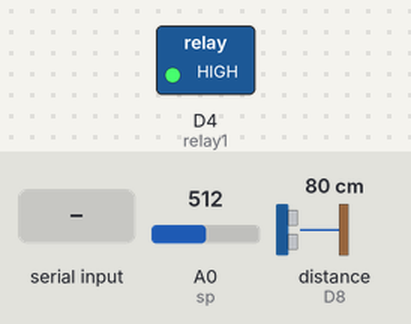
This sketch was run on a simulated ESP8266 (NodeMCU). Parts: switched loads named in the sketch (green lamp = pin HIGH). Wiring (inferred from the names in the program): ultrasonic range finder: trigger D7; echo D8. Inputs (shaded band) come from the test bench; at power-on: A0 (sp) = 512, distance to the obstacle (sensor on D8) 80 cm. The echo pulse lasts 58.3 µs per cm; pins used as bus, display or sensor lines are not drawn; what the sketch prints to the serial monitor is not drawn.

Above: at 1.2 s.
1.3 s: "g\n" received over Serial
At 2.8 s:
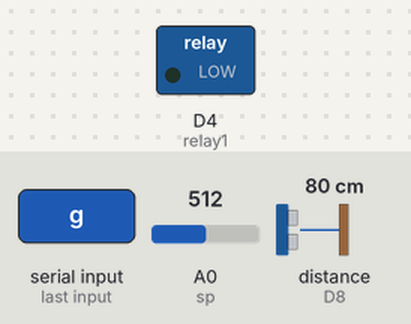
Timing chart, 0 to 5.5 s (numbered marks = the images above; inputs shaded):
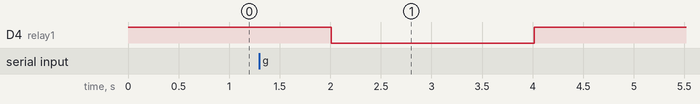

Measured:
- after the input at 1.3 s, D4 (relay1): HIGH → LOW after 0.71 s, → HIGH 2.0 s later

The sketch:

hackathon.ino
```cpp
/*
  Ultrasonic Sensor HC-SR04 and Arduino Tutorial

  by Dejan Nedelkovski,
  www.HowToMechatronics.com

#include "DHT.h"
#define DHTPIN 2

*/
char ui;

const int trigPin1 = D7;
const int echoPin1 = D8;

const int sp=A0;

const int relay1 = 2;

// defines variables
long duration1;
int distance1;

void setup() {
  Serial.begin(9600);
  pinMode(trigPin1, OUTPUT); // Sets the trigPin as an Output
  pinMode(echoPin1, INPUT); // Sets the echoPin as an Input
  pinMode(relay1, OUTPUT);
  digitalWrite(relay1, HIGH);
  // Starts the serial communication
}
void loop() {
  // Clears the trigPin
  digitalWrite(trigPin1, LOW);
  delayMicroseconds(2);
  // Sets the trigPin on HIGH state for 10 micro seconds
  digitalWrite(trigPin1, HIGH);
  delayMicroseconds(10);
  digitalWrite(trigPin1, LOW);
  // Reads the echoPin, returns the sound wave travel time in microseconds
  duration1 = pulseIn(echoPin1, HIGH);
  // Calculating the distance
  distance1 = duration1 * 0.034 / 2;
  // Prints the distance on the Serial Monitor
  Serial.print(distance1);
  Serial.print(",");
  float moisture_percentage;
  float x=1/analogRead(sp);
  Serial.print(analogRead(sp));
  Serial.print("\n");
  delay(1000);
  ui = Serial.read();
  if(ui=='g'){
      digitalWrite(relay1, LOW);
      delay(1000);
    }
    else{
      digitalWrite(relay1, HIGH);
    }

}
```
